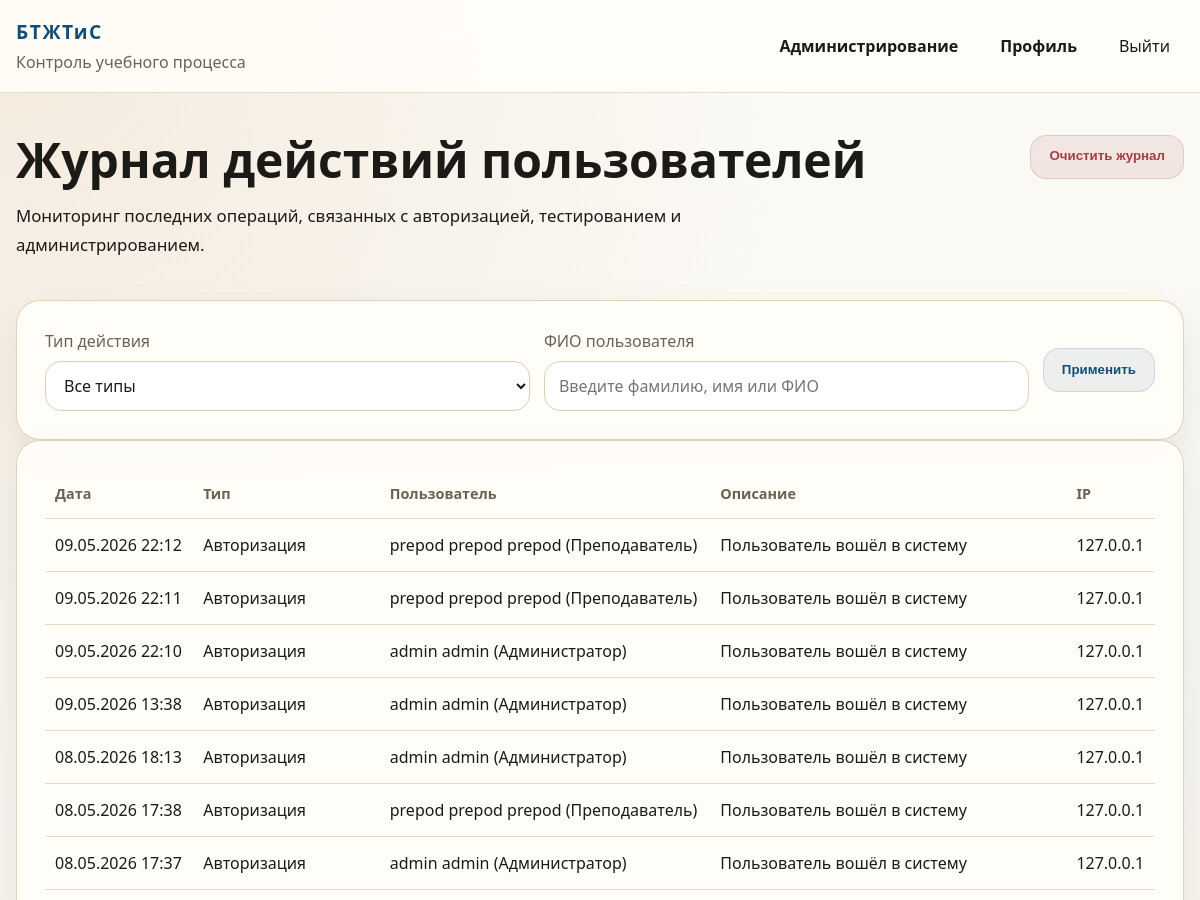
/admin-panel/logs/ (signed in, upper part), run on an earlier commit of the app's database.
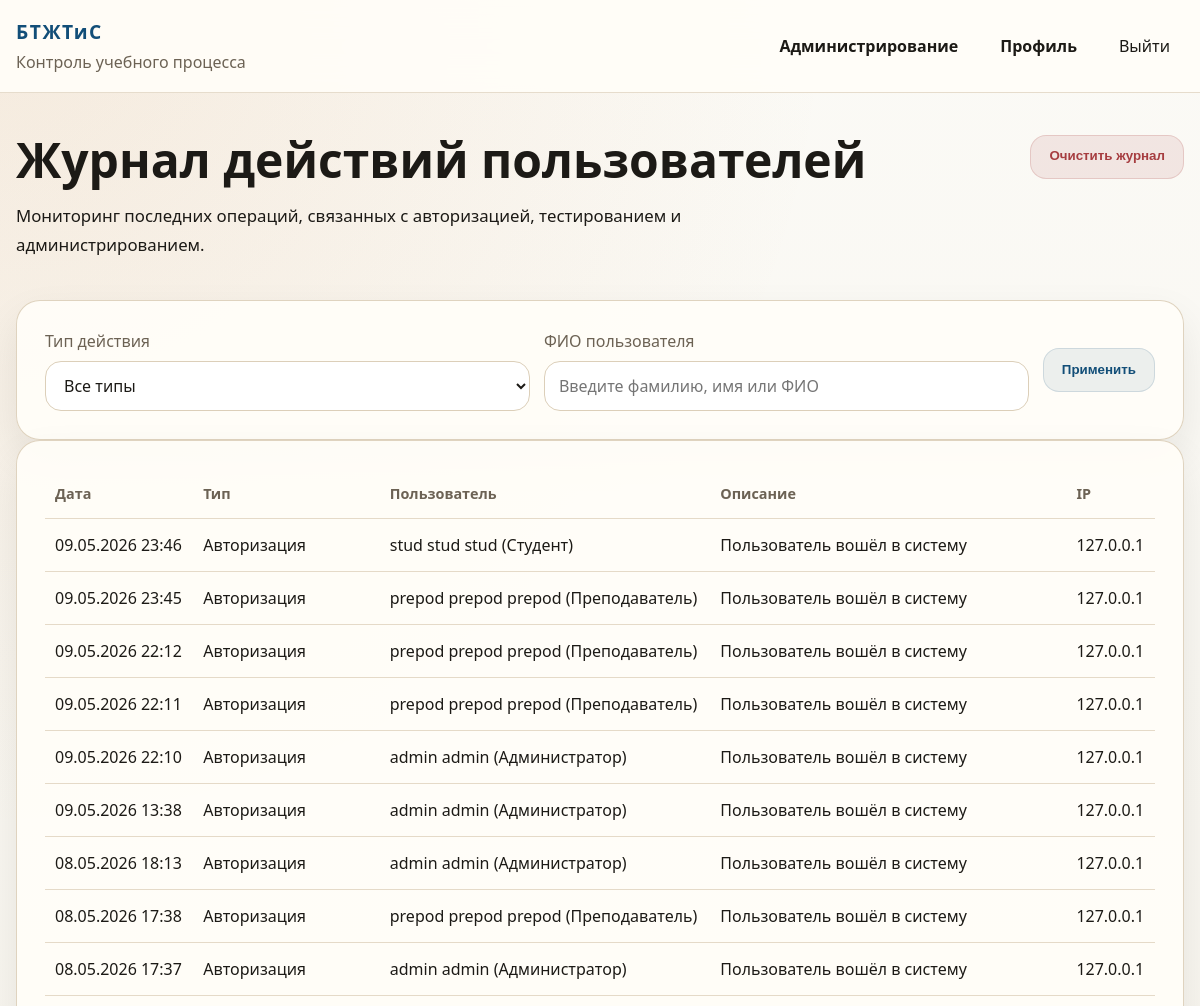
And on a later commit of the database.
### education/models.py (models this page shows, shortened)
class ActivityLog(models.Model):
    class ActionType(models.TextChoices):
        AUTH = "auth", "Авторизация"
        PROFILE = "profile", "Профиль"
        TEST = "test", "Тест"
        ANALYTICS = "analytics", "Аналитика"
        ADMIN = "admin", "Администрирование"
    user = models.ForeignKey(
        settings.AUTH_USER_MODEL,
        on_delete=models.SET_NULL,
        blank=True,
        null=True,
        related_name="activity_logs",
        verbose_name="Пользователь",
    )
    action_type = models.CharField("Тип действия", max_length=20, choices=ActionType.choices)
    description = models.CharField("Описание", max_length=255)
    ip_address = models.GenericIPAddressField("IP-адрес", blank=True, null=True)
    created_at = models.DateTimeField("Дата и время", auto_now_add=True)
    class Meta:
        db_table = "logs"
        ordering = ["-created_at"]
        verbose_name = "Журнал действия"
        verbose_name_plural = "Журнал действий"

class User(AbstractUser):
    class Role(models.TextChoices):
        STUDENT = ROLE_STUDENT, "Студент"
        TEACHER = ROLE_TEACHER, "Преподаватель"
        ADMINISTRATOR = ROLE_ADMINISTRATOR, "Администратор"
    email = models.EmailField("Электронная почта", unique=True, blank=True, null=True)
    middle_name = models.CharField("Отчество", max_length=150, blank=True)
    phone = models.CharField("Телефон", max_length=32, blank=True)
    role = models.CharField(
        "Роль",
        max_length=20,
        choices=Role.choices,
        default=Role.STUDENT,
    )
    academic_group = models.ForeignKey(
        "AcademicGroup",
        on_delete=models.SET_NULL,
        related_name="students",
        blank=True,
        null=True,
        db_column="group_id",
        verbose_name="Учебная группа",
    )
    REQUIRED_FIELDS = ["first_name", "last_name"]
    objects = UserManager()
    class Meta:
        db_table = "users"
        ordering = ["last_name", "first_name", "username"]
        verbose_name = "Пользователь"
        verbose_name_plural = "Пользователи"
    @property
    def full_name(self):
        return " ".join(
            part for part in [self.last_name, self.first_name, self.middle_name] if part
        ) or self.username
    @property
    def is_administrator(self):
        return self.role == self.Role.ADMINISTRATOR or self.is_superuser
    def __str__(self):
        return f"{self.full_name} ({self.get_role_display()})"

### education/views.py (the view, shortened to what this page needs)
# urls.py: path("admin-panel/logs/", views.activity_logs, name="activity_logs"),
@role_required(User.Role.ADMINISTRATOR)
def activity_logs(request):
    logs = ActivityLog.objects.select_related("user").all()
    filter_form = ActivityLogFilterForm(request.GET or None)
    return render(
        request,
        "education/activity_logs.html",
        {"logs": logs[:150], "filter_form": filter_form},
    )

### education/forms.py
class ActivityLogFilterForm(StyledFormMixin, forms.Form):
    action_type = forms.ChoiceField(
        choices=[("", "Все типы")] + list(ActivityLog.ActionType.choices),
        required=False,
        label="Тип действия",
    )
    user_query = forms.CharField(
        required=False,
        label="ФИО пользователя",
        widget=forms.TextInput(
            attrs={
                "placeholder": "Введите фамилию, имя или ФИО",
            }
        ),
    )

### education/context_processors.py (called while the page is built)
def site_meta(request):
    view_name = getattr(getattr(request, "resolver_match", None), "view_name", "")
    meta = DEFAULT_META | ROUTE_META.get(view_name, {})
    meta["url"] = request.build_absolute_uri()
    meta["image"] = request.build_absolute_uri(static("education/img/og-cover.svg"))
    meta["og_title"] = meta["title"]
    return {
        "site_meta": meta,
        "current_view_name": view_name,
    }

### templates/education/activity_logs.html (shortened to what this page needs)
{% extends "base.html" %}
{% block content %}
<section class="section">
    <div class="container">
        <div class="page-head page-head-inline">
            <div>
                <h1>Журнал действий пользователей</h1>
                <p>Мониторинг последних операций, связанных с авторизацией, тестированием и администрированием.</p>
            </div>
            <div class="head-actions">
                <form method="post" action="{% url 'education:activity_logs_clear' %}" class="inline-form">
                <button type="submit" class="btn btn-danger" data-confirm-message="Очистить весь журнал действий?">
                        Очистить журнал
                    </button>
                </form>
            </div>
        </div>
        <section class="panel">
            <form method="get" class="filters-row">
                <div class="form-field">
                    <label for="{{ filter_form.action_type.id_for_label }}">{{ filter_form.action_type.label }}</label>
                    {{ filter_form.action_type }}
                </div>
                <div class="form-field grow-field">
                    <label for="{{ filter_form.user_query.id_for_label }}">{{ filter_form.user_query.label }}</label>
                    {{ filter_form.user_query }}
                </div>
                <div class="filters-actions">
                    <button type="submit" class="btn btn-secondary">Применить</button>
                </div>
            </form>
        </section>
        <section class="panel">
            <div class="table-wrap">
                <table class="data-table">
                    <thead>
                        <tr>
                            <th>Дата</th>
                            <th>Тип</th>
                            <th>Пользователь</th>
                            <th>Описание</th>
                            <th>IP</th>
                        </tr>
                    </thead>
                    <tbody>
                        {% for log in logs %}
                            <tr>
                                <td>{{ log.created_at|date:"d.m.Y H:i" }}</td>
                                <td>{{ log.get_action_type_display }}</td>
                                <td>{{ log.user|default:"Система" }}</td>
                                <td>{{ log.description }}</td>
                                <td>{{ log.ip_address|default:"-" }}</td>
                            </tr>
                        {% empty %}
                            <tr>
                                <td colspan="5">Записей пока нет.</td>
                            </tr>
                        {% endfor %}
                    </tbody>
                </table>
            </div>
        </section>
    </div>
</section>
{% endblock %}

What changed in the data, as far as the page shows it:
added ActivityLog: created_at "09.05.2026 23:46", action_type "Авторизация", user "stud stud stud (Студент)", description "Пользователь вошёл в систему", ip_address "127.0.0.1"
added ActivityLog: created_at "09.05.2026 23:45", action_type "Авторизация", user "prepod prepod prepod (Преподаватель)", description "Пользователь вошёл в систему", ip_address "127.0.0.1"
